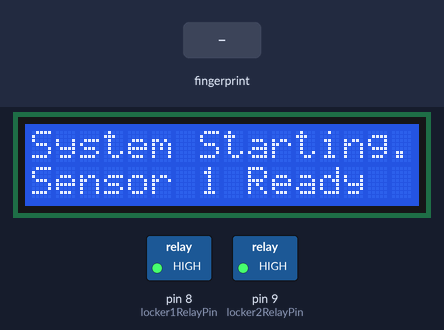
Recording of a sketch running on a simulated Arduino Uno, built with avr-gcc and run on an emulated ATmega328P. Shown: 16×2 character LCD, switched loads named in the sketch (green lamp = pin HIGH). Inputs (shaded band) come from the test bench. What the sketch prints to the serial monitor is not drawn.

Above: at 1.1 s.
At 7.3 s:
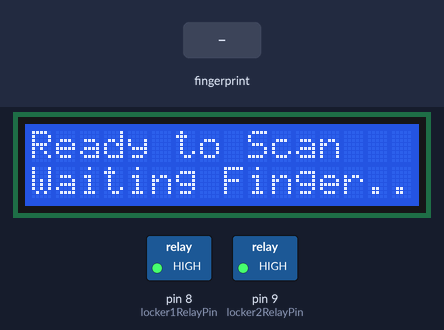
7.4 s: finger stored as number 1 placed on the sensor
At 8.9 s:
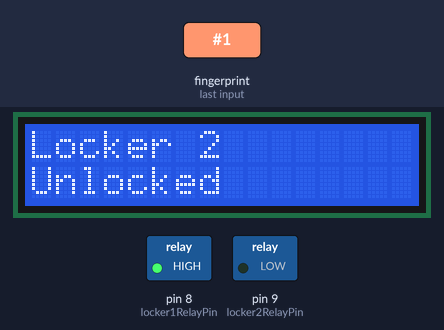
At 16.7 s:
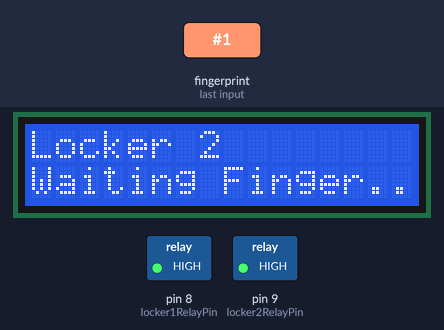
Timing chart, 0 to 17.2 s (numbered marks = the images above; inputs shaded):
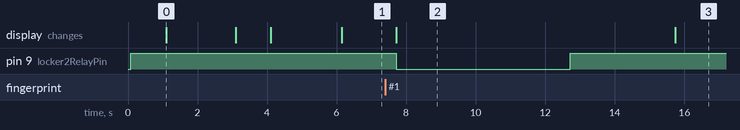

Measured:
- after the input at 7.4 s, pin 9 (locker2RelayPin): HIGH → LOW after 0.32 s, → HIGH 5.0 s later; the display: changes after 0.32 s (image 2)
- what the display in image 0 shows lasts 2.0 s, from 1.1 s to 3.1 s
- what the display in image 2 shows lasts 8.0 s, from 7.7 s to 15.7 s

The sketch:

project.ino
```cpp
#include <Adafruit_Fingerprint.h>
#include <SoftwareSerial.h>
#include <Wire.h>
#include <LiquidCrystal_I2C.h>

// ตั้งค่าขา RX และ TX สำหรับเซ็นเซอร์ลายนิ้วมือ
SoftwareSerial fingerSerial1(2, 3); // Fingerprint 1
SoftwareSerial fingerSerial2(4, 5); // Fingerprint 2

Adafruit_Fingerprint finger1(&fingerSerial1);
Adafruit_Fingerprint finger2(&fingerSerial2);

// ตั้งค่าขารีเลย์สำหรับล็อกเกอร์
const int locker1RelayPin = 8;
const int locker2RelayPin = 9;

// ตั้งค่า LCD Address
LiquidCrystal_I2C lcd(0x3F, 16, 2);

void setup() {
  Serial.begin(9600);

  // เริ่มต้น LCD
  lcd.init();
  lcd.backlight();
  lcd.setCursor(0, 0);
  lcd.print("System Starting...");

  // ตั้งค่าขารีเลย์
  pinMode(locker1RelayPin, OUTPUT);
  pinMode(locker2RelayPin, OUTPUT);
  digitalWrite(locker1RelayPin, HIGH); // ล็อกเกอร์ 1 ปิดล็อก
  digitalWrite(locker2RelayPin, HIGH); // ล็อกเกอร์ 2 ปิดล็อก

  // เริ่มต้นเซ็นเซอร์ลายนิ้วมือ 1
  finger1.begin(57600);
  if (finger1.verifyPassword()) {
    Serial.println("Fingerprint sensor 1 ready.");
    lcd.setCursor(0, 1);
    lcd.print("Sensor 1 Ready");
  } else {
    Serial.println("Fingerprint 1 failed!");
    lcd.setCursor(0, 1);
    lcd.print("Sensor 1 Failed");
    while (1);
  }

  delay(2000);
  lcd.clear();

  // เริ่มต้นเซ็นเซอร์ลายนิ้วมือ 2
  finger2.begin(57600);
  if (finger2.verifyPassword()) {
    Serial.println("Fingerprint sensor 2 ready.");
    lcd.setCursor(0, 1);
    lcd.print("Sensor 2 Ready");
  } else {
    Serial.println("Fingerprint 2 failed!");
    lcd.setCursor(0, 1);
    lcd.print("Sensor 2 Failed");
    while (1);
  }

  delay(2000);
  lcd.clear();
  lcd.setCursor(0, 0);
  lcd.print("Ready to Scan");
}

void loop() {
  lcd.setCursor(0, 1);
  lcd.print("Waiting Finger...");

  // ตรวจสอบเซ็นเซอร์ 1
  if (scanAndUnlock(finger1, locker1RelayPin, "Locker 1")) {
    delay(2000); // รอให้ปลดล็อกก่อน
  }

  // ตรวจสอบเซ็นเซอร์ 2
  if (scanAndUnlock(finger2, locker2RelayPin, "Locker 2")) {
    delay(2000); // รอให้ปลดล็อกก่อน
  }

  delay(1000); // รอ 1 วินาที
}

// ฟังก์ชันตรวจสอบและปลดล็อก
bool scanAndUnlock(Adafruit_Fingerprint &finger, int relayPin, const char *lockerName) {
  int id = getFingerprintID(finger);
  if (id >= 0) {
    Serial.print(lockerName);
    Serial.println(" Unlocked!");
    lcd.clear();
    lcd.setCursor(0, 0);
    lcd.print(lockerName);
    lcd.setCursor(0, 1);
    lcd.print("Unlocked");
    openLocker(relayPin);
    return true; // คืนค่า true ถ้าปลดล็อกสำเร็จ
  } else {
    Serial.print(lockerName);
    Serial.println(": No match.");
    return false; // คืนค่า false ถ้าหาลายนิ้วมือไม่เจอ
  }
}

// ฟังก์ชันสแกนลายนิ้วมือ
int getFingerprintID(Adafruit_Fingerprint &finger) {
  int p = finger.getImage();
  if (p != FINGERPRINT_OK) return -1;

  p = finger.image2Tz();
  if (p != FINGERPRINT_OK) return -1;

  p = finger.fingerFastSearch();
  if (p != FINGERPRINT_OK) return -1;

  return finger.fingerID; // ส่งคืน ID ที่ตรวจพบ
}

// ฟังก์ชันเปิดล็อกเกอร์
void openLocker(int relayPin) {
  digitalWrite(relayPin, LOW); // ปลดล็อก
  delay(5000); // เปิดค้างไว้ 5 วินาที
  digitalWrite(relayPin, HIGH); // ล็อกใหม่
}
```
